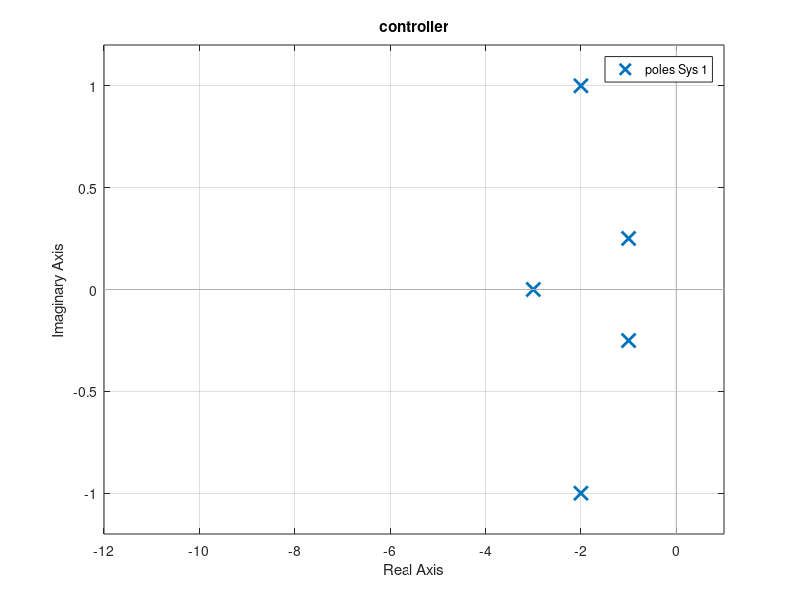
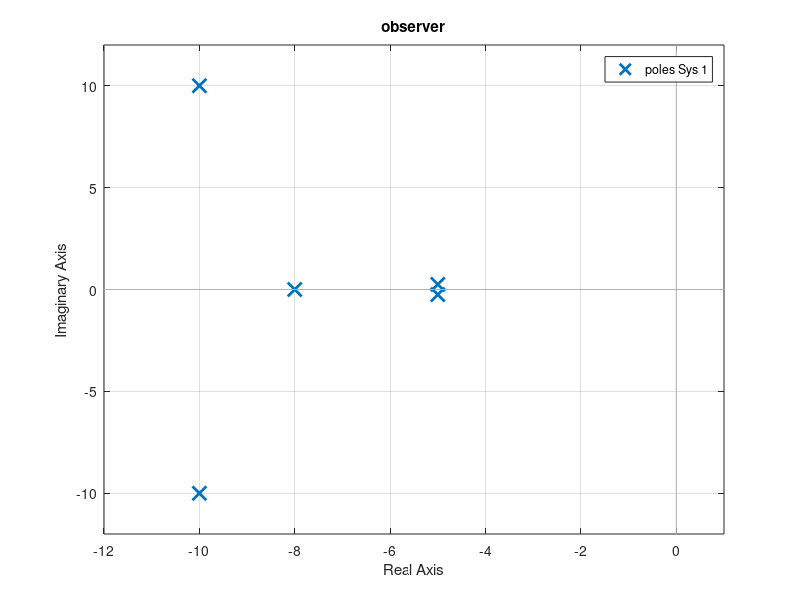

These figures' MATLAB source, in order:

clear;
clc;
close all;

%% EOMs

% plant params (physical values)
g = 9.81;  % gravity [m/s^2]
cM = 5;    % Cart mass [kg]
pL = 0.25;  % pendulum length [m]
pm = 1;     % pendulum mass [kg]

% model params -- slightly off to account for non-perfect characterization
cM_model = cM+0.2;
pL_model = pL-0.1; 
pm_model = pm-0.15; 

A = [0                      0                           1	0   0
     0                      0                           0	1   0
     0           (-pm_model*g)/cM_model                 0	0   0
     0	((cM_model+pm_model)*g)/(cM_model*pL_model) 	0	0   0
     1                      0                           0   0   0];
B = [0
     0
     1/cM_model
     -1/(cM_model*pL_model)
     0];
C = [1  0  0  0  0
     0  1  0  0  0
     0  0  0  0  1];
D = 0;
sys = ss(A,B,C,D);
fprintf('\nControllability:\n\trank(ctrb(sys))=%d\n',rank(ctrb(sys)));


%% Initial values

theta_init = 0.2;   % initial pendulum angle [rad]
dTheta_init = 2.0;  % initial pendulum angular velocity [rad/s]


%% Sensors

dt = 1/1000;  % sample time [sec]
encRez=12;    % encoder resolution [bits]
fcutDeriv = 10;  % cutoff frequency for derivative filter [Hz]


%% Controller

% use pole placement to determine K
p1 = -2 + 1i;
p2 = -2 - 1i;
p3 = -1.0000 + 0.2506i;
p4 = -1.0000 - 0.2506i;
p5 = -3;
K = place(A,B,[p1 p2 p3 p4 p5]);

figure;
    pzmap(ss(A-B*K,B,C,D)); title('controller');
    xlim([-12 1]);

%% Observer

fprintf('\nObservability:\n\trank(obsv(sys))=%d\n',rank(obsv(sys)));

% use pole placement to determine L
p1 = -10 + 10i;
p2 = -10 - 10i;
p3 = -5.0000 + 0.2506i;
p4 = -5.0000 - 0.2506i;
p5 = -8;
L=(place(A',C',[p1 p2 p3 p4 p5]))';

figure;
    pzmap(ss(A-L*C,B,C,D)); title('observer');
    xlim([-12 1]);
